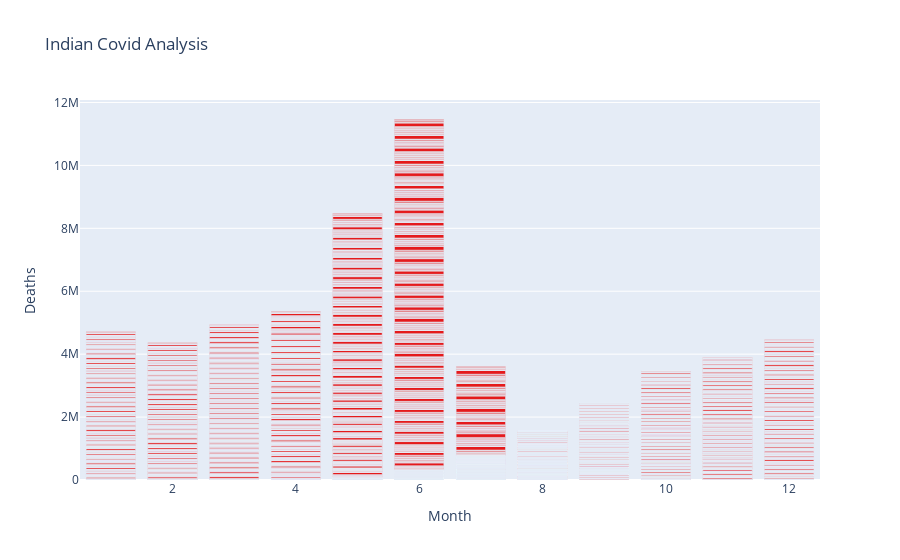

This figure's notebook cell:
### Code cell
death_India

### Figure 1 — Plotly figure (JSON) as saved in the notebook; plotly's stock layout.template omitted (floating-point values rounded to 4 significant figures; data arrays with more than 128 entries replaced by an {"elided": "..."} marker saying what was removed)
{"data": [{"alignmentgroup": "True", "hovertemplate": "Month=%{x}<br>Deaths=%{y}<extra></extra>", "legendgroup": "", "marker": {"color": "rgb(228,26,28)", "pattern": {"shape": ""}}, "name": "", "offsetgroup": "", "orientation": "v", "showlegend": false, "textposition": "auto", "type": "bar", "x": {"elided": "16847 int values"}, "xaxis": "x", "y": {"elided": "16847 int values"}, "yaxis": "y"}], "layout": {"barmode": "relative", "legend": {"tracegroupgap": 0}, "title": {"text": "Indian Covid Analysis "}, "xaxis": {"anchor": "y", "domain": [0, 1], "title": {"text": "Month"}}, "yaxis": {"anchor": "x", "domain": [0, 1], "title": {"text": "Deaths"}}}}
